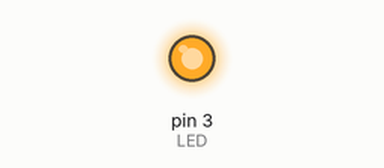
The sketch below on a simulated Arduino Uno, built with avr-gcc and run on an emulated ATmega328P. Shown: output pins drawn as LEDs (lit = HIGH). What the sketch prints to the serial monitor is not drawn.

Above: at 0.1 s.
Timing chart, 0 to 1.6 s (numbered marks = the images above):
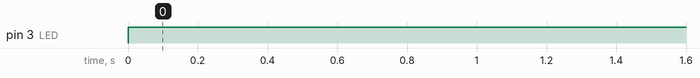

The sketch:

Workshop_Air.ino
```cpp
#define LED 3

bool isPeople = true;
bool isAirOn;
void setup() {
  Serial.begin(9600);
  pinMode(LED, OUTPUT);
}

void loop()
{
  if(isPeople == 1)
  {
    digitalWrite(LED, HIGH);
    isAirOn = true;
    Serial.print("Air Conditioner: ON");
  }
  else
  {
    digitalWrite(LED, LOW);
    isAirOn = false;
    Serial.print("Air Conditioner: OFF");
  }
  delay(200);
}
```

Measured:
- by itself, pin 3 (LED): LOW → HIGH at 0.00 s
